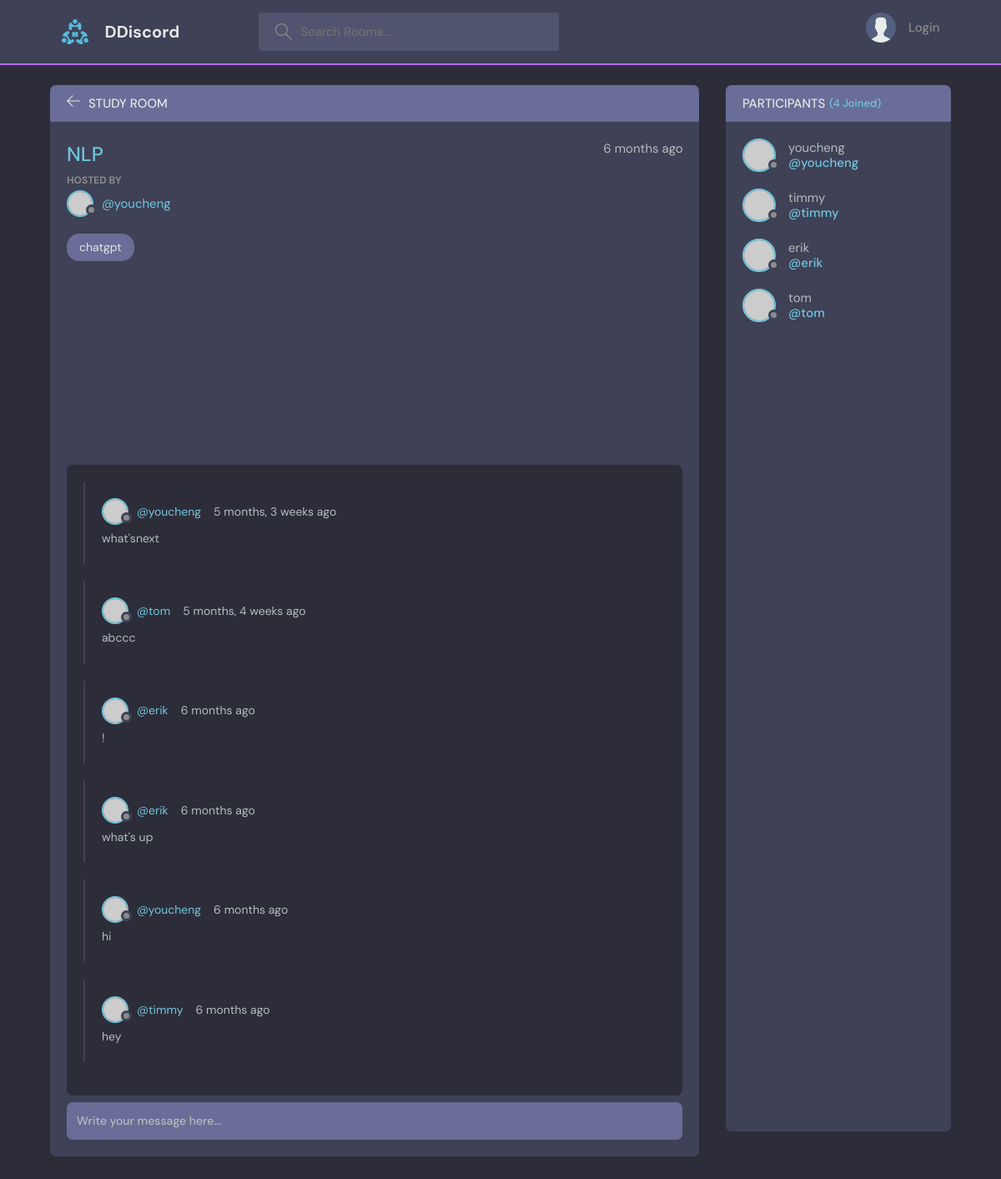
The page /room/1/ on the database its author committed.
### base/models.py (models this page shows, shortened)
class Room(models.Model): #Room 是 Topic 的child
    host = models.ForeignKey(User, on_delete=models.SET_NULL, null=True)
    topic = models.ForeignKey(Topic, on_delete=models.SET_NULL, null=True) #Class topic在上面，所以直接用，如果是在下面，要以字串'Topic'呼叫
    name = models.CharField(max_length=200)
    description = models.TextField(null=True, blank=True)
    participants = models.ManyToManyField(
        User, related_name='participants', blank=True) #前面用過User表格了，這裡要在取用另一個User表格，所以要related_name
    updated = models.DateTimeField(auto_now=True)
    created = models.DateTimeField(auto_now_add=True)
    class Meta:
       ordering = ['-updated', '-created']

class Topic(models.Model):
    name = models.CharField(max_length=200)
    def __str__(self):
        return self.name

class Message(models.Model):                                    #user 是one-to-many:一個使用者對多個留言
    user = models.ForeignKey(User, on_delete=models.CASCADE) #django內建user model，直接import就可以用
    room = models.ForeignKey(Room, on_delete=models.CASCADE)#Room 是parent table，on_delete:當parent table被刪除時，要怎麼做
    body = models.TextField()
    updated = models.DateTimeField(auto_now=True)
    created = models.DateTimeField(auto_now_add=True)
    class Meta:
        ordering = ['-updated', '-created']

### base/views.py (the view, shortened to what this page needs)
# urls.py: path('room/<str:pk>/', views.room, name="room"),
def room(request,pk):
    room = Room.objects.get(id=pk)
    room_messages = room.message_set.all() # query child object of a specific room:message是Model name(小寫)，跟room有關的message
    participants = room.participants.all()
    context = {'room': room,
               'room_messages':room_messages,
               'participants':participants
               }
    return render(request, "base/room.html",context)

### base/templates/base/room.html (shortened to what this page needs)
{% extends 'main.html' %}
{% block content %}
    <main class="profile-page layout layout--2">
      <div class="container">
        <div class="room">
          <div class="room__top">
            <div class="room__topLeft">
              <a href="{% url 'home' %}">
                <svg version="1.1" xmlns="http://www.w3.org/2000/svg" width="32" height="32" viewBox="0 0 32 32">
                  <title>arrow-left</title>
                  <path
                    d="M13.723 2.286l-13.723 13.714 13.719 13.714 1.616-1.611-10.96-10.96h27.625v-2.286h-27.625l10.965-10.965-1.616-1.607z"
                  ></path>
                </svg>
              </a>
              <h3>Study Room</h3>
            </div>
          </div>
          <div class="room__box scroll">
            <div class="room__header scroll">
              <div class="room__info">
                <h3>{{room.name}}</h3>
                <span>{{room.created|timesince}} ago</span>
              </div>
              <div class="room__hosted">
                <p>Hosted By</p>
                <a href="{% url 'user-profile' room.host.id%}" class="room__author">
                  <div class="avatar avatar--small">
                    <img src="https://randomuser.me/api/portraits/men/37.jpg" />
                  </div>
                  <span>@{{room.host.username}}</span>
                </a>
              </div>
              <span class="room__topics">{{room.topic}}</span>
            </div>
            <div class="room__conversation">
              <div class="threads scroll">
              {% for message in room_messages %}
                <div class="thread">
                  <div class="thread__top">
                    <div class="thread__author">
                      <a href="{% url 'user-profile' message.user.id %}" class="thread__authorInfo">
                        <div class="avatar avatar--small">
                          <img src="https://randomuser.me/api/portraits/men/37.jpg" />
                        </div>
                        <span>@{{message.user.username}}</span>
                      </a>
                      <span class="thread__date">{{message.created|timesince}} ago</span>
                    </div>
                  </div>
                  <div class="thread__details">
                    {{message.body}}
                  </div>
                </div>
              {% endfor %}
              </div>
            </div>
          </div>
          <div class="room__message">
            <form action="" method="POST">
              <input name="body" placeholder="Write your message here..." /></form>
          </div>
        </div>
        <div class="participants">
          <h3 class="participants__top">Participants <span>({{participants.count}} Joined)</span></h3>
          <div class="participants__list scroll">
            {% for user in participants %}
            <a href="{% url 'user-profile' user.id %}" class="participant">
              <div class="avatar avatar--medium">
                <img src="https://randomuser.me/api/portraits/men/37.jpg" />
              </div>
              <p>
                {{user.username}}
                <span>@{{user.username}}</span>
              </p>
            </a>
            {% endfor %}
          </div>
        </div>
      </div>
    </main>
{% endblock content %}

### rows shown on the page
Room: name "NLP", created "6 months", host.username "youcheng", topic "chatgpt"
Message: user.username "youcheng", created "5 months, 3 weeks", body "what'snext"
Message: user.username "tom", created "5 months, 4 weeks", body "abccc"
Message: user.username "erik", created "6 months", body "!"
Message: user.username "erik", created "6 months", body "what's up"
Message: user.username "youcheng", created "6 months", body "hi"
Message: user.username "timmy", created "6 months", body "hey"

### other values the page prints
{{ participants.count }} "4"
{{ user.username }} "youcheng"
{{ user.username }} "timmy"
{{ user.username }} "erik"
{{ user.username }} "tom"
